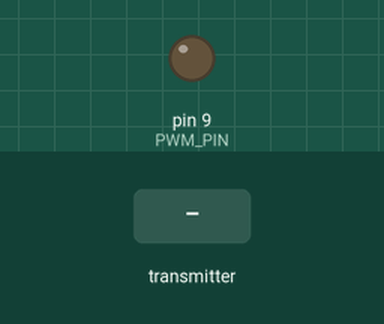
The sketch below on a simulated Arduino Uno, built with avr-gcc and run on an emulated ATmega328P. Shown: output pins drawn as LEDs (lit = HIGH). Inputs (shaded band) come from the test bench. No radio packets arrive unless stated; what the sketch prints to the serial monitor is not drawn.

Above: at 1.2 s.
1.3 s: the transmitter starts sending SW_state = 0
At 2.5 s:
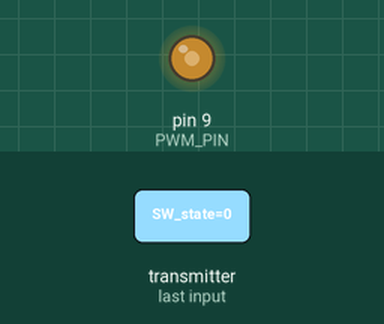
2.8 s: the transmitter starts sending SW_state = 1
At 3.6 s:
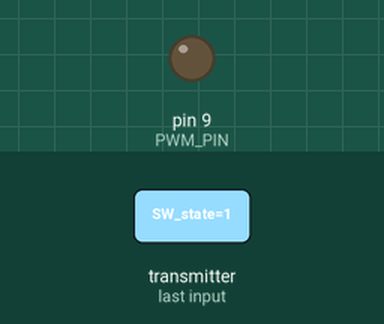
Timing chart, 0 to 5.8 s (numbered marks = the images above; inputs shaded):
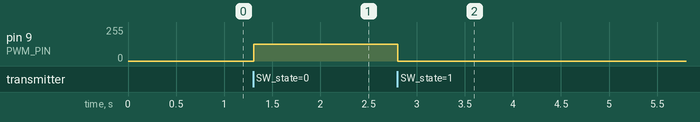

The sketch:

nRF24L01_arduinouno_receive_pwm.ino
```cpp
// LED点灯(受信側) - PWM出力対応版

#include <SPI.h>
#include <nRF24L01.h>
#include <RF24.h>

RF24 radio(7, 8);                // CE,CSNピンの指定
const byte address[6] = "00001";  // データを受信するアドレス

// PWM出力ピンの設定
const int PWM_PIN = 9;  // タイマー1のOC1A（ピン9）を使用
                        // ※元コードのLED_PIN=3はタイマー2を使用

// PWM設定の固定値
const unsigned long PWM_FREQUENCY = 1000;  // 周波数: 1000Hz
const float PWM_DUTY_CYCLE = 0.5;          // デューティ比: 50%

boolean SW_state = 0;  // 受信したスイッチの状態
boolean pwmEnabled = false;  // PWM出力の有効/無効状態

void setup() {
  // シリアル通信の初期化（デバッグ用）
  Serial.begin(9600);

  // PWM出力ピンの設定
  pinMode(PWM_PIN, OUTPUT);

  // 初期状態ではPWM出力を無効に
  digitalWrite(PWM_PIN, LOW);

  // 無線通信の初期化
  radio.begin();                      // 無線オブジェクトの初期化
  radio.openReadingPipe(0, address);  // データ受信アドレスを指定
  radio.setPALevel(RF24_PA_MIN);      // 出力を最小に
  radio.startListening();             // 受信側として設定

  Serial.println("PWM対応 nRF24L01 受信機の準備完了");
}

void loop() {
  if (radio.available()) {
    radio.read(&SW_state, sizeof(SW_state));  // スイッチの状態を受信する

    // 受信データをシリアルに出力（デバッグ用）
    Serial.print("受信: スイッチ状態=");
    Serial.println(SW_state ? "HIGH" : "LOW");

    if (SW_state == HIGH) {
      // 受信データがHIGHの場合、PWM出力を無効化
      if (pwmEnabled) {
        disablePWM();
        Serial.println("PWM出力: 無効");
      }
    } else {
      // 受信データがLOWの場合、PWM出力を有効化
      if (!pwmEnabled) {
        enablePWM(PWM_FREQUENCY, PWM_DUTY_CYCLE);
        Serial.println("PWM出力: 有効");
      }
    }
  }

  delay(10);  // メインループのディレイ
}

// PWM出力を有効化する関数
void enablePWM(unsigned long freq, float duty) {
  // PWM設定の適用
  setupPWM(freq, duty);
  pwmEnabled = true;
}

// PWM出力を無効化する関数
void disablePWM() {
  // タイマーを停止してPWM出力を無効化
  TCCR1B &= ~((1 << CS12) | (1 << CS11) | (1 << CS10));
  digitalWrite(PWM_PIN, LOW);
  pwmEnabled = false;
}

// PWM設定の適用関数
void setupPWM(unsigned long freq, float duty) {
  // レジスタをリセット
  TCCR1A = 0;
  TCCR1B = 0;
  TCNT1 = 0;

  // PWMモード設定：高速PWM、TOP値=ICR1
  TCCR1A |= (1 << WGM11);
  TCCR1B |= (1 << WGM13) | (1 << WGM12);

  // Arduino Pro Mini 3.3V版は8MHzクロック
  // 8分周を使用して適切な周波数範囲を実現
  TCCR1B |= (1 << CS11);

  // TOP値計算: 8MHz ÷ 8分周 ÷ 周波数 - 1
  // 例: 8000000 / 8 / 1000 - 1 = 999
  uint16_t top = (8000000UL / 8 / freq) - 1;
  ICR1 = top;

  // デューティ比設定: TOP値 × デューティ比
  OCR1A = (uint16_t)(top * duty);

  // 出力モード設定：非反転PWM
  TCCR1A |= (1 << COM1A1);
}
```

Measured:
- after the input at 1.3 s, pin 9 (PWM_PIN): 0/255 → 127/255 at once
- after the input at 2.8 s, pin 9 (PWM_PIN): 127/255 → 0/255 at once
